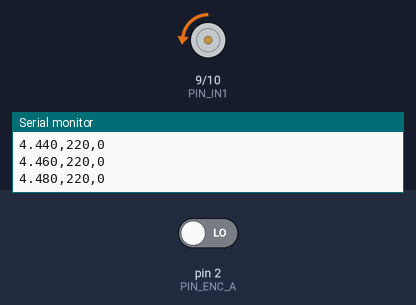
Bench run of a sketch on a simulated Arduino Uno, built with avr-gcc and run on an emulated ATmega328P. Parts: motor-driver pin pairs drawn as motors (green arrow = first pin HIGH = forward, orange = second pin HIGH = backward, longer = more drive), the last lines printed to the serial monitor. Inputs (shaded band) come from the test bench; at power-on: pin 2 (PIN_ENC_A) LOW.

Above: at 4.5 s.
At 20.9 s:
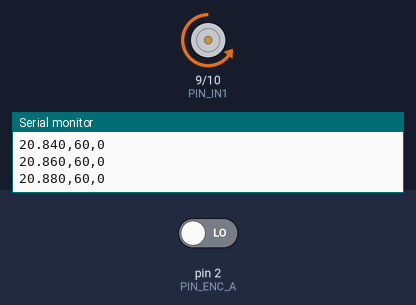
At 30.1 s:
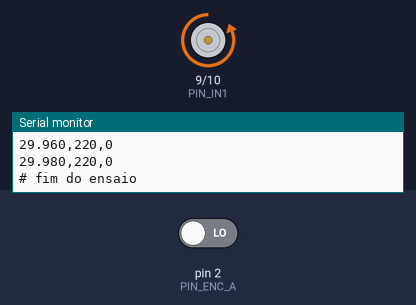
Timing chart, 0 to 31.6 s (numbered marks = the images above):
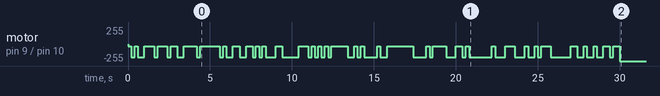

Measured:
- by itself, motor on pin 9 (PIN_IN1) / pin 10 (PIN_IN2): stopped → backward 35/255 at 0.00 s, → backward 195/255 0.20 s later, → backward 35/255 0.20 s later, → backward 195/255 0.20 s later, … (72 changes in this stretch)

The sketch:

prbs_aquisicao.ino
```cpp
/*
 * prbs_aquisicao.ino — Laboratório de Controle Automático (Ifes Guarapari)
 * Trabalho 1 — Identificação FOPDT do motor CC com PRBS
 *
 * Gera um PRBS no PWM (ponte H), estima a velocidade pelo encoder
 * magnético e envia pela serial linhas CSV:  t,u,y
 *   t [s], u = PWM aplicado [-255..255], y = velocidade [contas/janela]
 *
 * Kit MOTOR_REV07: L298N com IN1/IN2 em PWM nos pinos 9/10 (Timer1, 16 bits),
 * encoder C1 -> D2 (interrupção), C2 -> D4. Ajuste as constantes abaixo.
 *
 * Diferença em relação ao firmware MOTOR_REV07: lá um script no PC (Python ou
 * MATLAB) comandava o PWM e consultava a velocidade pela serial a cada
 * iteração, e o atraso dessa troca de mensagens aparecia no modelo (dezenas de
 * ms). Aqui o PRBS e a amostragem rodam no Arduino, com período fixo.
 */

// ---------------- Pinos (kit MOTOR_REV07) ----------------
const int PIN_IN1   = 9;    // L298N IN1 <- PWM (OC1A)
const int PIN_IN2   = 10;   // L298N IN2 <- PWM (OC1B)
const int PIN_ENC_A = 2;    // encoder C1 (interrupção)
const int PIN_ENC_B = 4;    // encoder C2

// ---------------- Parâmetros do experimento ----------------
unsigned long Tb_ms   = 200;      // período de cada bit do PRBS [ms]  (kit: tau ≈ 80 ms -> 100..300 ms)
unsigned long T_ms    = 30000;    // duração total do ensaio [ms]
const int  PWM_BASE   = 140;      // nível central do PRBS (0..255)
const int  PWM_AMP    = 80;       // amplitude do PRBS em torno do nível central
unsigned long Ts_ms   = 20;       // janela de amostragem/telemetria [ms]

// ---------------- Encoder ----------------
volatile long enc_count = 0;

// Contagem 2x (as duas bordas de C1; ≈ 474 contas/volta no kit) — a MESMA do
// pid_motor.ino, para que CONTAS_POR_GRAU valha nos dois firmwares.
// Sentido como no MOTOR_REV07: C1 == C2 -> +1; C1 != C2 -> -1.
void isr_enc() {
  if (digitalRead(PIN_ENC_A) == digitalRead(PIN_ENC_B)) enc_count++;
  else                                                  enc_count--;
}

// ---------------- PRBS (LFSR de 8 bits, polinômio x^8+x^6+x^5+x^4+1) ----------------
uint8_t lfsr = 0xA5;
uint8_t prbs_bit() {
  uint8_t bit = ((lfsr >> 0) ^ (lfsr >> 2) ^ (lfsr >> 3) ^ (lfsr >> 4)) & 1;
  lfsr = (lfsr >> 1) | (bit << 7);
  return bit;
}

// ---------------- Atuador: PWM de 16 bits no Timer1 (como no MOTOR_REV07) ----------------
void setupPWM16() {
  DDRB |= _BV(PB1) | _BV(PB2);
  TCCR1A = _BV(COM1A1) | _BV(COM1B1) | _BV(WGM11);
  TCCR1B = _BV(WGM13) | _BV(WGM12) | _BV(CS10);
  ICR1 = 0xFFFF;
  OCR1A = 0;
  OCR1B = 0;
}

void aplica_pwm(int u) {                       // u em [-255, 255] -> 16 bits (×257)
  u = constrain(u, -255, 255);
  unsigned int d = (unsigned int)abs(u) * 257U;
  if (u >= 0) { OCR1B = 0; OCR1A = d; }
  else        { OCR1A = 0; OCR1B = d; }
}

void setup() {
  pinMode(PIN_IN1, OUTPUT);
  pinMode(PIN_IN2, OUTPUT);
  pinMode(PIN_ENC_A, INPUT);
  pinMode(PIN_ENC_B, INPUT);
  setupPWM16();
  attachInterrupt(digitalPinToInterrupt(PIN_ENC_A), isr_enc, CHANGE);

  Serial.begin(115200);
  while (!Serial) { ; }
  Serial.println("# prbs_aquisicao — t[s],u[pwm],y[contas/janela]");

  unsigned long t0 = millis();
  unsigned long t_bit = t0;      // último instante de troca de bit
  unsigned long t_am  = t0;      // último instante de amostragem
  long enc_prev = 0;
  int u = PWM_BASE + PWM_AMP;    // primeiro nível
  aplica_pwm(u);                 // aplica já em t = 0 (antes, só era aplicado na 1ª troca de bit)

  while (millis() - t0 < T_ms) {
    unsigned long agora = millis();

    // troca o bit do PRBS a cada Tb
    if (agora - t_bit >= Tb_ms) {
      t_bit = agora;
      u = prbs_bit() ? (PWM_BASE + PWM_AMP) : (PWM_BASE - PWM_AMP);
      aplica_pwm(u);
    }

    // telemetria a cada Ts
    if (agora - t_am >= Ts_ms) {
      t_am = agora;
      noInterrupts();
      long c = enc_count;
      interrupts();
      long y = c - enc_prev;     // contas na janela = velocidade (escala constante)
      enc_prev = c;

      Serial.print((agora - t0) / 1000.0, 3);
      Serial.print(",");
      Serial.print(u);
      Serial.print(",");
      Serial.println(y);
    }
  }

  aplica_pwm(0);                 // fim do ensaio: desliga o motor
  Serial.println("# fim do ensaio");
}

void loop() {
  // ensaio único; resete a placa para repetir (após ajustar Tb/T se necessário)
}
```
